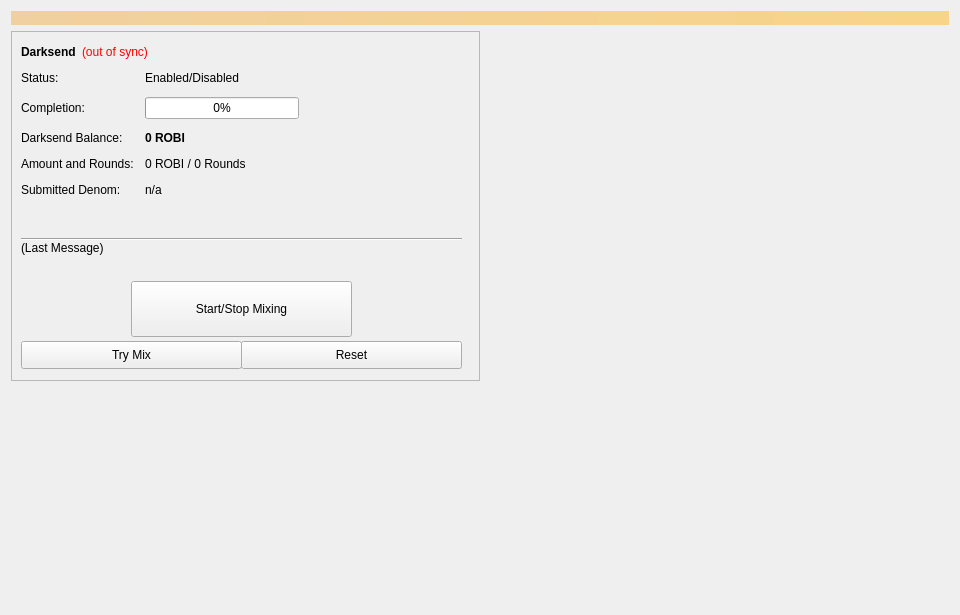
<?xml version="1.0" encoding="UTF-8"?>
<ui version="4.0">
 <class>Coinmix</class>
 <widget class="QWidget" name="Coinmix">
  <property name="geometry">
   <rect>
    <x>0</x>
    <y>0</y>
    <width>960</width>
    <height>615</height>
   </rect>
  </property>
  <property name="minimumSize">
   <size>
    <width>960</width>
    <height>0</height>
   </size>
  </property>
  <property name="windowTitle">
   <string>Form</string>
  </property>
  <layout class="QVBoxLayout" name="topLayout">
   <item>
    <widget class="QLabel" name="labelAlerts">
     <property name="visible">
      <bool>false</bool>
     </property>
     <property name="styleSheet">
      <string notr="true">background-color: qlineargradient(x1: 0, y1: 0, x2: 1, y2: 0, stop:0 #F0D0A0, stop:1 #F8D488); color:#000000;</string>
     </property>
     <property name="wordWrap">
      <bool>true</bool>
     </property>
     <property name="margin">
      <number>3</number>
     </property>
    </widget>
   </item>
   <item>
    <layout class="QHBoxLayout" name="horizontalLayout" stretch="1,1">
     <item>
      <layout class="QVBoxLayout" name="verticalLayout_2">
       <item>
        <widget class="QFrame" name="frameDarksend">
         <property name="minimumSize">
          <size>
           <width>0</width>
           <height>350</height>
          </size>
         </property>
         <property name="layoutDirection">
          <enum>Qt::LeftToRight</enum>
         </property>
         <property name="frameShape">
          <enum>QFrame::StyledPanel</enum>
         </property>
         <property name="frameShadow">
          <enum>QFrame::Raised</enum>
         </property>
         <widget class="QWidget" name="formLayoutWidget">
          <property name="geometry">
           <rect>
            <x>10</x>
            <y>40</y>
            <width>451</width>
            <height>161</height>
           </rect>
          </property>
          <layout class="QFormLayout" name="formLayout">
           <property name="fieldGrowthPolicy">
            <enum>QFormLayout::AllNonFixedFieldsGrow</enum>
           </property>
           <property name="horizontalSpacing">
            <number>11</number>
           </property>
           <property name="verticalSpacing">
            <number>12</number>
           </property>
           <item row="0" column="0">
            <widget class="QLabel" name="label_6">
             <property name="text">
              <string>Status:</string>
             </property>
            </widget>
           </item>
           <item row="1" column="0">
            <widget class="QLabel" name="label_7">
             <property name="text">
              <string>Completion:</string>
             </property>
            </widget>
           </item>
           <item row="1" column="1">
            <widget class="QProgressBar" name="DarksendProgress">
             <property name="maximumSize">
              <size>
               <width>154</width>
               <height>16777215</height>
              </size>
             </property>
             <property name="value">
              <number>0</number>
             </property>
            </widget>
           </item>
           <item row="2" column="0">
            <widget class="QLabel" name="labelAnonymizedText">
             <property name="text">
              <string>Darksend Balance:</string>
             </property>
            </widget>
           </item>
           <item row="2" column="1">
            <widget class="QLabel" name="labelAnonymized">
             <property name="font">
              <font>
               <weight>75</weight>
               <bold>true</bold>
              </font>
             </property>
             <property name="text">
              <string notr="true">0 ROBI</string>
             </property>
            </widget>
           </item>
           <item row="3" column="0">
            <widget class="QLabel" name="label_8">
             <property name="text">
              <string>Amount and Rounds:</string>
             </property>
            </widget>
           </item>
           <item row="3" column="1">
            <widget class="QLabel" name="labelAmountRounds">
             <property name="text">
              <string>0 ROBI / 0 Rounds</string>
             </property>
            </widget>
           </item>
           <item row="4" column="0">
            <widget class="QLabel" name="label_9">
             <property name="text">
              <string>Submitted Denom:</string>
             </property>
            </widget>
           </item>
           <item row="4" column="1">
            <widget class="QLabel" name="labelSubmittedDenom">
             <property name="toolTip">
              <string>The denominations you submitted to the Masternode.&lt;br&gt;To mix, other users must submit the exact same denominations.</string>
             </property>
             <property name="text">
              <string>n/a</string>
             </property>
            </widget>
           </item>
           <item row="0" column="1">
            <widget class="QLabel" name="DarksendEnabled">
             <property name="text">
              <string>Enabled/Disabled</string>
             </property>
            </widget>
           </item>
          </layout>
         </widget>
         <widget class="QPushButton" name="runAutoDenom">
          <property name="geometry">
           <rect>
            <x>251</x>
            <y>17</y>
            <width>1</width>
            <height>1</height>
           </rect>
          </property>
          <property name="palette">
           <palette>
            <active>
             <colorrole role="WindowText">
              <brush brushstyle="SolidPattern">
               <color alpha="255">
                <red>0</red>
                <green>0</green>
                <blue>0</blue>
               </color>
              </brush>
             </colorrole>
             <colorrole role="Button">
              <brush brushstyle="SolidPattern">
               <color alpha="255">
                <red>239</red>
                <green>238</green>
                <blue>238</blue>
               </color>
              </brush>
             </colorrole>
             <colorrole role="Light">
              <brush brushstyle="SolidPattern">
               <color alpha="255">
                <red>255</red>
                <green>255</green>
                <blue>255</blue>
               </color>
              </brush>
             </colorrole>
             <colorrole role="Midlight">
              <brush brushstyle="SolidPattern">
               <color alpha="255">
                <red>247</red>
                <green>246</green>
                <blue>246</blue>
               </color>
              </brush>
             </colorrole>
             <colorrole role="Dark">
              <brush brushstyle="SolidPattern">
               <color alpha="255">
                <red>119</red>
                <green>119</green>
                <blue>119</blue>
               </color>
              </brush>
             </colorrole>
             <colorrole role="Mid">
              <brush brushstyle="SolidPattern">
               <color alpha="255">
                <red>159</red>
                <green>159</green>
                <blue>159</blue>
               </color>
              </brush>
             </colorrole>
             <colorrole role="Text">
              <brush brushstyle="SolidPattern">
               <color alpha="255">
                <red>0</red>
                <green>0</green>
                <blue>0</blue>
               </color>
              </brush>
             </colorrole>
             <colorrole role="BrightText">
              <brush brushstyle="SolidPattern">
               <color alpha="255">
                <red>255</red>
                <green>255</green>
                <blue>255</blue>
               </color>
              </brush>
             </colorrole>
             <colorrole role="ButtonText">
              <brush brushstyle="SolidPattern">
               <color alpha="255">
                <red>0</red>
                <green>0</green>
                <blue>0</blue>
               </color>
              </brush>
             </colorrole>
             <colorrole role="Base">
              <brush brushstyle="SolidPattern">
               <color alpha="255">
                <red>255</red>
                <green>255</green>
                <blue>255</blue>
               </color>
              </brush>
             </colorrole>
             <colorrole role="Window">
              <brush brushstyle="SolidPattern">
               <color alpha="255">
                <red>239</red>
                <green>238</green>
                <blue>238</blue>
               </color>
              </brush>
             </colorrole>
             <colorrole role="Shadow">
              <brush brushstyle="SolidPattern">
               <color alpha="255">
                <red>0</red>
                <green>0</green>
                <blue>0</blue>
               </color>
              </brush>
             </colorrole>
             <colorrole role="AlternateBase">
              <brush brushstyle="SolidPattern">
               <color alpha="255">
                <red>247</red>
                <green>246</green>
                <blue>246</blue>
               </color>
              </brush>
             </colorrole>
             <colorrole role="ToolTipBase">
              <brush brushstyle="SolidPattern">
               <color alpha="255">
                <red>255</red>
                <green>255</green>
                <blue>220</blue>
               </color>
              </brush>
             </colorrole>
             <colorrole role="ToolTipText">
              <brush brushstyle="SolidPattern">
               <color alpha="255">
                <red>0</red>
                <green>0</green>
                <blue>0</blue>
               </color>
              </brush>
             </colorrole>
            </active>
            <inactive>
             <colorrole role="WindowText">
              <brush brushstyle="SolidPattern">
               <color alpha="255">
                <red>0</red>
                <green>0</green>
                <blue>0</blue>
               </color>
              </brush>
             </colorrole>
             <colorrole role="Button">
              <brush brushstyle="SolidPattern">
               <color alpha="255">
                <red>239</red>
                <green>238</green>
                <blue>238</blue>
               </color>
              </brush>
             </colorrole>
             <colorrole role="Light">
              <brush brushstyle="SolidPattern">
               <color alpha="255">
                <red>255</red>
                <green>255</green>
                <blue>255</blue>
               </color>
              </brush>
             </colorrole>
             <colorrole role="Midlight">
              <brush brushstyle="SolidPattern">
               <color alpha="255">
                <red>247</red>
                <green>246</green>
                <blue>246</blue>
               </color>
              </brush>
             </colorrole>
             <colorrole role="Dark">
              <brush brushstyle="SolidPattern">
               <color alpha="255">
                <red>119</red>
                <green>119</green>
                <blue>119</blue>
               </color>
              </brush>
             </colorrole>
             <colorrole role="Mid">
              <brush brushstyle="SolidPattern">
               <color alpha="255">
                <red>159</red>
                <green>159</green>
                <blue>159</blue>
               </color>
              </brush>
             </colorrole>
             <colorrole role="Text">
              <brush brushstyle="SolidPattern">
               <color alpha="255">
                <red>0</red>
                <green>0</green>
                <blue>0</blue>
               </color>
              </brush>
             </colorrole>
             <colorrole role="BrightText">
              <brush brushstyle="SolidPattern">
               <color alpha="255">
                <red>255</red>
                <green>255</green>
                <blue>255</blue>
               </color>
              </brush>
             </colorrole>
             <colorrole role="ButtonText">
              <brush brushstyle="SolidPattern">
               <color alpha="255">
                <red>0</red>
                <green>0</green>
                <blue>0</blue>
               </color>
              </brush>
             </colorrole>
             <colorrole role="Base">
              <brush brushstyle="SolidPattern">
               <color alpha="255">
                <red>255</red>
                <green>255</green>
                <blue>255</blue>
               </color>
              </brush>
             </colorrole>
             <colorrole role="Window">
              <brush brushstyle="SolidPattern">
               <color alpha="255">
                <red>239</red>
                <green>238</green>
                <blue>238</blue>
               </color>
              </brush>
             </colorrole>
             <colorrole role="Shadow">
              <brush brushstyle="SolidPattern">
               <color alpha="255">
                <red>0</red>
                <green>0</green>
                <blue>0</blue>
               </color>
              </brush>
             </colorrole>
             <colorrole role="AlternateBase">
              <brush brushstyle="SolidPattern">
               <color alpha="255">
                <red>247</red>
                <green>246</green>
                <blue>246</blue>
               </color>
              </brush>
             </colorrole>
             <colorrole role="ToolTipBase">
              <brush brushstyle="SolidPattern">
               <color alpha="255">
                <red>255</red>
                <green>255</green>
                <blue>220</blue>
               </color>
              </brush>
             </colorrole>
             <colorrole role="ToolTipText">
              <brush brushstyle="SolidPattern">
               <color alpha="255">
                <red>0</red>
                <green>0</green>
                <blue>0</blue>
               </color>
              </brush>
             </colorrole>
            </inactive>
            <disabled>
             <colorrole role="WindowText">
              <brush brushstyle="SolidPattern">
               <color alpha="255">
                <red>119</red>
                <green>119</green>
                <blue>119</blue>
               </color>
              </brush>
             </colorrole>
             <colorrole role="Button">
              <brush brushstyle="SolidPattern">
               <color alpha="255">
                <red>239</red>
                <green>238</green>
                <blue>238</blue>
               </color>
              </brush>
             </colorrole>
             <colorrole role="Light">
              <brush brushstyle="SolidPattern">
               <color alpha="255">
                <red>255</red>
                <green>255</green>
                <blue>255</blue>
               </color>
              </brush>
             </colorrole>
             <colorrole role="Midlight">
              <brush brushstyle="SolidPattern">
               <color alpha="255">
                <red>247</red>
                <green>246</green>
                <blue>246</blue>
               </color>
              </brush>
             </colorrole>
             <colorrole role="Dark">
              <brush brushstyle="SolidPattern">
               <color alpha="255">
                <red>119</red>
                <green>119</green>
                <blue>119</blue>
               </color>
              </brush>
             </colorrole>
             <colorrole role="Mid">
              <brush brushstyle="SolidPattern">
               <color alpha="255">
                <red>159</red>
                <green>159</green>
                <blue>159</blue>
               </color>
              </brush>
             </colorrole>
             <colorrole role="Text">
              <brush brushstyle="SolidPattern">
               <color alpha="255">
                <red>119</red>
                <green>119</green>
                <blue>119</blue>
               </color>
              </brush>
             </colorrole>
             <colorrole role="BrightText">
              <brush brushstyle="SolidPattern">
               <color alpha="255">
                <red>255</red>
                <green>255</green>
                <blue>255</blue>
               </color>
              </brush>
             </colorrole>
             <colorrole role="ButtonText">
              <brush brushstyle="SolidPattern">
               <color alpha="255">
                <red>119</red>
                <green>119</green>
                <blue>119</blue>
               </color>
              </brush>
             </colorrole>
             <colorrole role="Base">
              <brush brushstyle="SolidPattern">
               <color alpha="255">
                <red>239</red>
                <green>238</green>
                <blue>238</blue>
               </color>
              </brush>
             </colorrole>
             <colorrole role="Window">
              <brush brushstyle="SolidPattern">
               <color alpha="255">
                <red>239</red>
                <green>238</green>
                <blue>238</blue>
               </color>
              </brush>
             </colorrole>
             <colorrole role="Shadow">
              <brush brushstyle="SolidPattern">
               <color alpha="255">
                <red>0</red>
                <green>0</green>
                <blue>0</blue>
               </color>
              </brush>
             </colorrole>
             <colorrole role="AlternateBase">
              <brush brushstyle="SolidPattern">
               <color alpha="255">
                <red>239</red>
                <green>238</green>
                <blue>238</blue>
               </color>
              </brush>
             </colorrole>
             <colorrole role="ToolTipBase">
              <brush brushstyle="SolidPattern">
               <color alpha="255">
                <red>255</red>
                <green>255</green>
                <blue>220</blue>
               </color>
              </brush>
             </colorrole>
             <colorrole role="ToolTipText">
              <brush brushstyle="SolidPattern">
               <color alpha="255">
                <red>0</red>
                <green>0</green>
                <blue>0</blue>
               </color>
              </brush>
             </colorrole>
            </disabled>
           </palette>
          </property>
          <property name="focusPolicy">
           <enum>Qt::NoFocus</enum>
          </property>
          <property name="autoFillBackground">
           <bool>true</bool>
          </property>
          <property name="text">
           <string/>
          </property>
          <property name="flat">
           <bool>true</bool>
          </property>
         </widget>
         <widget class="QPushButton" name="toggleDarksend">
          <property name="geometry">
           <rect>
            <x>120</x>
            <y>250</y>
            <width>221</width>
            <height>56</height>
           </rect>
          </property>
          <property name="sizePolicy">
           <sizepolicy hsizetype="MinimumExpanding" vsizetype="Fixed">
            <horstretch>0</horstretch>
            <verstretch>0</verstretch>
           </sizepolicy>
          </property>
          <property name="text">
           <string>Start/Stop Mixing</string>
          </property>
         </widget>
         <widget class="Line" name="lineLastMessage">
          <property name="geometry">
           <rect>
            <x>10</x>
            <y>200</y>
            <width>441</width>
            <height>16</height>
           </rect>
          </property>
          <property name="orientation">
           <enum>Qt::Horizontal</enum>
          </property>
         </widget>
         <widget class="QLabel" name="DarksendStatus">
          <property name="geometry">
           <rect>
            <x>10</x>
            <y>210</y>
            <width>451</width>
            <height>43</height>
           </rect>
          </property>
          <property name="minimumSize">
           <size>
            <width>288</width>
            <height>43</height>
           </size>
          </property>
          <property name="text">
           <string>(Last Message)</string>
          </property>
          <property name="alignment">
           <set>Qt::AlignLeading|Qt::AlignLeft|Qt::AlignTop</set>
          </property>
          <property name="wordWrap">
           <bool>true</bool>
          </property>
         </widget>
         <widget class="QPushButton" name="DarksendAuto">
          <property name="geometry">
           <rect>
            <x>10</x>
            <y>310</y>
            <width>221</width>
            <height>28</height>
           </rect>
          </property>
          <property name="sizePolicy">
           <sizepolicy hsizetype="MinimumExpanding" vsizetype="Fixed">
            <horstretch>0</horstretch>
            <verstretch>0</verstretch>
           </sizepolicy>
          </property>
          <property name="toolTip">
           <string>Try to manually submit a Darksend request.</string>
          </property>
          <property name="text">
           <string>Try Mix</string>
          </property>
         </widget>
         <widget class="QPushButton" name="DarksendReset">
          <property name="geometry">
           <rect>
            <x>230</x>
            <y>310</y>
            <width>221</width>
            <height>28</height>
           </rect>
          </property>
          <property name="sizePolicy">
           <sizepolicy hsizetype="MinimumExpanding" vsizetype="Fixed">
            <horstretch>0</horstretch>
            <verstretch>0</verstretch>
           </sizepolicy>
          </property>
          <property name="toolTip">
           <string>Reset the current status of Darksend (can interrupt Darksend if it's in the process of Mixing, which can cost you money!)</string>
          </property>
          <property name="autoFillBackground">
           <bool>false</bool>
          </property>
          <property name="text">
           <string>Reset</string>
          </property>
         </widget>
         <widget class="QWidget" name="layoutWidget">
          <property name="geometry">
           <rect>
            <x>10</x>
            <y>10</y>
            <width>431</width>
            <height>22</height>
           </rect>
          </property>
          <layout class="QHBoxLayout" name="horizontalLayout_5">
           <item>
            <widget class="QLabel" name="label_2">
             <property name="font">
              <font>
               <weight>75</weight>
               <bold>true</bold>
              </font>
             </property>
             <property name="text">
              <string>Darksend</string>
             </property>
            </widget>
           </item>
           <item>
            <widget class="QLabel" name="labelDarksendSyncStatus">
             <property name="toolTip">
              <string>The displayed information may be out of date. Your wallet automatically synchronizes with the ROBI network after a connection is established, but this process has not completed yet.</string>
             </property>
             <property name="styleSheet">
              <string notr="true">QLabel { color: red; }</string>
             </property>
             <property name="text">
              <string notr="true">(out of sync)</string>
             </property>
             <property name="alignment">
              <set>Qt::AlignLeading|Qt::AlignLeft|Qt::AlignVCenter</set>
             </property>
            </widget>
           </item>
           <item>
            <spacer name="horizontalSpacer_4">
             <property name="orientation">
              <enum>Qt::Horizontal</enum>
             </property>
             <property name="sizeHint" stdset="0">
              <size>
               <width>40</width>
               <height>20</height>
              </size>
             </property>
            </spacer>
           </item>
          </layout>
         </widget>
        </widget>
       </item>
       <item>
        <spacer name="verticalSpacer">
         <property name="orientation">
          <enum>Qt::Vertical</enum>
         </property>
         <property name="sizeHint" stdset="0">
          <size>
           <width>20</width>
           <height>40</height>
          </size>
         </property>
        </spacer>
       </item>
      </layout>
     </item>
     <item>
      <layout class="QVBoxLayout" name="verticalLayout_3">
       <item>
        <spacer name="verticalSpacer_2">
         <property name="orientation">
          <enum>Qt::Vertical</enum>
         </property>
         <property name="sizeType">
          <enum>QSizePolicy::Expanding</enum>
         </property>
         <property name="sizeHint" stdset="0">
          <size>
           <width>20</width>
           <height>40</height>
          </size>
         </property>
        </spacer>
       </item>
      </layout>
     </item>
    </layout>
   </item>
  </layout>
 </widget>
 <resources/>
 <connections/>
</ui>
